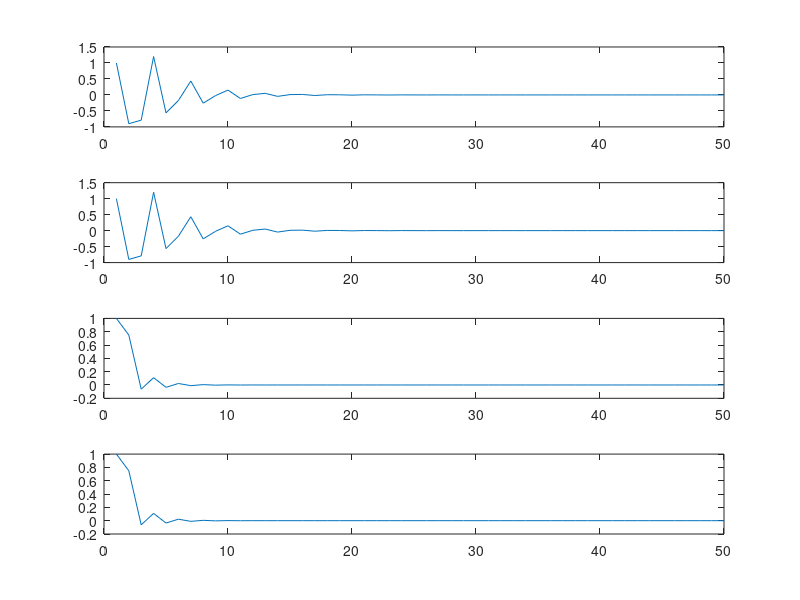

Recreate this plot in MATLAB.
%%
% DSP TP2: TRANSFORMADA Z
% EJERCICIO 9, INCISO B: CALCULAR Y DIBUJAR LA h[n] UTILIZANDO LA FUNCION
% filter Y COMPARAR CON LA FUNCION impz
clc;
clear all;
%defino el vector de tiempos n
x=zeros(1,50);
x(1)=1;
n=zeros(1,50);
for i=1:50
    n(i)=i;
end
% defino los vectores de numerador y denomiador de la funcion z, con
% b=numerador, a= denominador
b1=[1,0,-1];

a1=[1,0.9,0.6,0.05];

b2=[1,1];

a2=[1,1/4,-1/8];

%aplico la funcion filter

h1=filter(b1,a1,x);
h2=filter(b2,a2,x);

% grafico ambas







% comparo dichos graficos con los que obtengo al aplicar la funcion impz

h11=impz(b1,a1,50,-1);
h22=impz(b2,a2,50,-1);

subplot(4,1,1)
plot(n,h1);

% grafico ambas
subplot(4,1,2)
plot(n,h11);
subplot(4,1,3);
plot(n,h2);

subplot(4,1,4);
plot(n,h22);